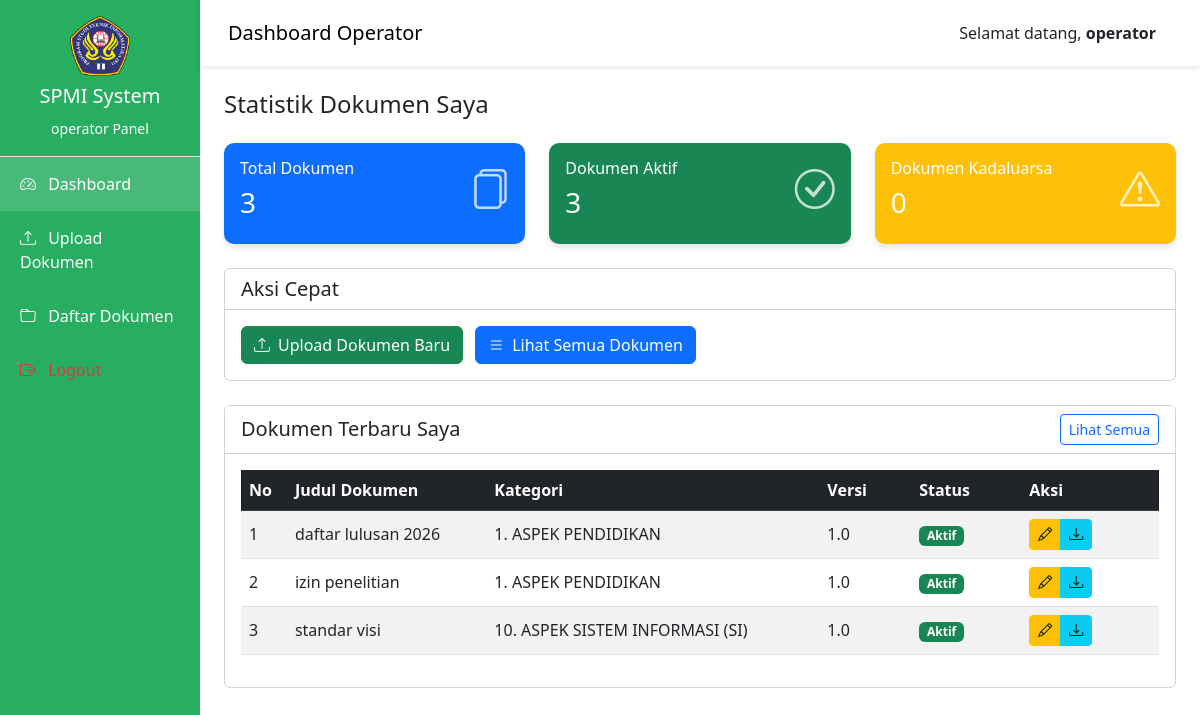
Screenshot of /dashboard/operator.php (signed in) with the database file from the repository.
### tables this page shows
CREATE TABLE `dokumen` (
  `id` int(11) NOT NULL,
  `judul_dokumen` varchar(200) NOT NULL,
  `kategori_id` int(11) NOT NULL,
  `nama_file` varchar(255) NOT NULL,
  `ukuran_file` int(10) UNSIGNED DEFAULT NULL COMMENT 'Ukuran file dalam bytes',
  `tipe_file` varchar(100) DEFAULT NULL COMMENT 'MIME type file',
  `versi` varchar(10) DEFAULT '1.0',
  `tanggal_upload` date NOT NULL,
  `tanggal_kadaluarsa` date NOT NULL,
  `status` enum('aktif','kadaluarsa') DEFAULT 'aktif',
  `uploaded_by` int(11) NOT NULL,
  `created_at` timestamp NOT NULL DEFAULT current_timestamp(),
  `folder_id` int(11) DEFAULT NULL
);

CREATE TABLE `kategori` (
  `id` int(11) NOT NULL,
  `nama_kategori` varchar(100) NOT NULL,
  `created_at` timestamp NOT NULL DEFAULT current_timestamp()
);

### config/database.php (called while the page is built, shortened)
<?php
$conn = new mysqli(DB_HOST, DB_USER, DB_PASS, DB_NAME);
$conn->set_charset(DB_CHARSET);
function db_select(string $sql, array $params = []): array {
    global $conn;
    $stmt = $conn->prepare($sql);
    if (!empty($params)) {
        $types = '';
        foreach ($params as $p) {
            $types .= is_int($p) ? 'i' : (is_double($p) ? 'd' : 's');
        }
        $stmt->bind_param($types, ...$params);
    }
    $stmt->execute();
    $result = $stmt->get_result();
    $rows = [];
    while ($row = $result->fetch_assoc()) {
        $rows[] = $row;
    }
    return $rows;
}
?>

### dashboard/operator.php (the view, shortened to what this page needs)
<?php
require_once '../config/database.php';
function e($string) {
    return htmlspecialchars($string ?? '', ENT_QUOTES, 'UTF-8');
}
$user_id = intval($_SESSION['user_id']);
$stats = db_select("SELECT
    COUNT(*) as total,
    SUM(CASE WHEN status = 'aktif' THEN 1 ELSE 0 END) as aktif,
    SUM(CASE WHEN status = 'kadaluarsa' THEN 1 ELSE 0 END) as kadaluarsa
FROM dokumen WHERE uploaded_by = ?", [$user_id]);
if (!empty($stats)) {
    $total_dokumen = $stats[0]['total'] ?? 0;
    $dokumen_aktif = $stats[0]['aktif'] ?? 0;
    $dokumen_kadaluarsa = $stats[0]['kadaluarsa'] ?? 0;
} else {
    $total_dokumen = $dokumen_aktif = $dokumen_kadaluarsa = 0;
}
$recent = db_select("SELECT d.*, k.nama_kategori
                     FROM dokumen d
                     JOIN kategori k ON d.kategori_id = k.id
                     WHERE d.uploaded_by = ?
                     ORDER BY d.created_at DESC
                     LIMIT 5", [$user_id]);
?>
<!DOCTYPE html>
<html lang="id">
<head>
    <link href="https://cdn.jsdelivr.net/npm/bootstrap@5.3.0/dist/css/bootstrap.min.css" rel="stylesheet">
    <link rel="stylesheet" href="https://cdn.jsdelivr.net/npm/bootstrap-icons@1.10.0/font/bootstrap-icons.css">
</head>
<body>
<div class="container-fluid">
<div class="row">
<div class="col-md-2 sidebar p-0">
<div class="p-3 text-center border-bottom">
<img src="../assets/images/logo.png" alt="Logo" class="sidebar-logo mb-2">
<h5>SPMI System</h5>
<small>operator Panel</small>
</div>
                <ul class="nav flex-column">
                    <li class="nav-item">
                        <a class="nav-link active" href="operator.php">
                            <i class="bi bi-speedometer2 me-2"></i> Dashboard
                        </a>
                    </li>
                    <li class="nav-item">
                        <a class="nav-link" href="../dokumen/upload.php">
                            <i class="bi bi-upload me-2"></i> Upload Dokumen
                        </a>
                    </li>
                    <li class="nav-item">
                        <a class="nav-link" href="../dokumen/list.php">
                            <i class="bi bi-folder me-2"></i> Daftar Dokumen
                        </a>
                    </li>
                    <li class="nav-item mt-auto">
                        <a class="nav-link text-danger" href="../auth/logout.php">
                            <i class="bi bi-box-arrow-right me-2"></i> Logout
                        </a>
                    </li>
                </ul>
            </div>
            <div class="col-md-10 p-0">
                <nav class="navbar navbar-expand-lg p-3">
                    <div class="container-fluid">
                        <span class="navbar-brand mb-0 h1">Dashboard Operator</span>
                        <div class="d-flex align-items-center">
                            <span class="me-3">Selamat datang, <strong><?php echo e($_SESSION['nama'] ?? 'Operator'); ?></strong></span>
                        </div>
                    </div>
                </nav>
                <div class="p-4">
                    <h4 class="mb-4">Statistik Dokumen Saya</h4>
                    <div class="row mb-4">
                        <div class="col-md-4">
                            <div class="card stat-card bg-primary text-white">
                                <div class="card-body">
                                    <div class="d-flex justify-content-between">
                                        <div>
                                            <h6 class="card-title">Total Dokumen</h6>
                                            <h3><?php echo (int)$total_dokumen; ?></h3>
                                        </div>
                                        <i class="bi bi-files fs-1 opacity-75"></i>
                                    </div>
                                </div>
                            </div>
                        </div>
                        <div class="col-md-4">
                            <div class="card stat-card bg-success text-white">
                                <div class="card-body">
                                    <div class="d-flex justify-content-between">
                                        <div>
                                            <h6 class="card-title">Dokumen Aktif</h6>
                                            <h3><?php echo (int)$dokumen_aktif; ?></h3>
                                        </div>
                                        <i class="bi bi-check-circle fs-1 opacity-75"></i>
                                    </div>
                                </div>
                            </div>
                        </div>
                        <div class="col-md-4">
                            <div class="card stat-card bg-warning text-white">
                                <div class="card-body">
                                    <div class="d-flex justify-content-between">
                                        <div>
                                            <h6 class="card-title">Dokumen Kadaluarsa</h6>
                                            <h3><?php echo (int)$dokumen_kadaluarsa; ?></h3>
                                        </div>
                                        <i class="bi bi-exclamation-triangle fs-1 opacity-75"></i>
                                    </div>
                                </div>
                            </div>
                        </div>
                    </div>
                    <div class="row mb-4">
                        <div class="col-md-12">
                            <div class="card">
                                <div class="card-header bg-white">
                                    <h5 class="mb-0">Aksi Cepat</h5>
                                </div>
                                <div class="card-body">
                                    <a href="../dokumen/upload.php" class="btn btn-success me-2">
                                        <i class="bi bi-upload me-2"></i>Upload Dokumen Baru
                                    </a>
                                    <a href="../dokumen/list.php" class="btn btn-primary">
                                        <i class="bi bi-list me-2"></i>Lihat Semua Dokumen
                                    </a>
                                </div>
                            </div>
                        </div>
                    </div>
                    <div class="card">
                        <div class="card-header bg-white d-flex justify-content-between align-items-center">
                            <h5 class="mb-0">Dokumen Terbaru Saya</h5>
                            <a href="../dokumen/list.php" class="btn btn-sm btn-outline-primary">Lihat Semua</a>
                        </div>
                        <div class="card-body">
                            <div class="table-responsive">
                                <table class="table table-striped table-hover">
                                    <thead class="table-dark">
                                        <tr>
                                            <th width="5%">No</th>
                                            <th>Judul Dokumen</th>
                                            <th>Kategori</th>
                                            <th width="10%">Versi</th>
                                            <th width="12%">Status</th>
                                            <th width="15%">Aksi</th>
                                        </tr>
                                    </thead>
                                    <tbody>
                                        <?php if (!empty($recent)): ?>
                                            <?php $no = 1; foreach ($recent as $row): ?>
                                                <tr>
                                                    <td><?php echo $no++; ?></td>
                                                    <td><?php echo e($row['judul_dokumen']); ?></td>
                                                    <td><?php echo e($row['nama_kategori']); ?></td>
                                                    <td><?php echo e($row['versi']); ?></td>
                                                    <td>
                                                        <?php
                                                        $badge_class = ($row['status'] === 'aktif') ? 'success' : 'warning';
                                                        $status_text = ucfirst(e($row['status']));
                                                        ?>
                                                        <span class="badge bg-<?php echo $badge_class; ?>">
                                                            <?php echo $status_text; ?>
                                                        </span>
                                                    </td>
                                                    <td>
                                                        <div class="btn-group" role="group">
                                                            <a href="../dokumen/edit.php?id=<?php echo (int)$row['id']; ?>"
                                                               class="btn btn-sm btn-warning"
                                                               title="Edit">
                                                                <i class="bi bi-pencil"></i>
                                                            </a>
                                                            <a href="../dokumen/download.php?id=<?php echo (int)$row['id']; ?>"
                                                               class="btn btn-sm btn-info"
                                                               title="Download">
                                                                <i class="bi bi-download"></i>
                                                            </a>
                                                        </div>
                                                    </td>
                                                </tr>
                                            <?php endforeach; ?>
                                        <?php endif; ?>
                                    </tbody>
                                </table>
                            </div>
                        </div>
                    </div>
                </div>
            </div>
        </div>
    </div>
</body>
</html>

### dashboard/operator.php (style rules this page uses)
.sidebar { min-height: 100vh; background: #27ae60; color: white; }
.sidebar .nav-link { color: white; padding: 15px 20px; }
.sidebar .nav-link:hover, .sidebar .nav-link.active { background: rgba(255,255,255,0.15); }
.stat-card { border: none; border-radius: 10px; box-shadow: 0 4px 6px rgba(0,0,0,0.1); transition: transform 0.2s; }
.navbar { background: white; box-shadow: 0 2px 4px rgba(0,0,0,0.1); }
.table td { vertical-align: middle; }
.sidebar-logo { width: 60px; height: 60px; object-fit: contain; display: block; margin: 0 auto; }

### rows the page displays
dokumen: judul_dokumen "daftar lulusan 2026", kategori.nama_kategori "1. ASPEK PENDIDIKAN", versi "1.0", status "Aktif"
dokumen: judul_dokumen "izin penelitian", kategori.nama_kategori "1. ASPEK PENDIDIKAN", versi "1.0", status "Aktif"
dokumen: judul_dokumen "standar visi", kategori.nama_kategori "10. ASPEK SISTEM INFORMASI (SI)", versi "1.0", status "Aktif"

### other values shown
$_SESSION['nama'] "operator"
$total_dokumen "3"
$dokumen_aktif "3"
$dokumen_kadaluarsa "0"
